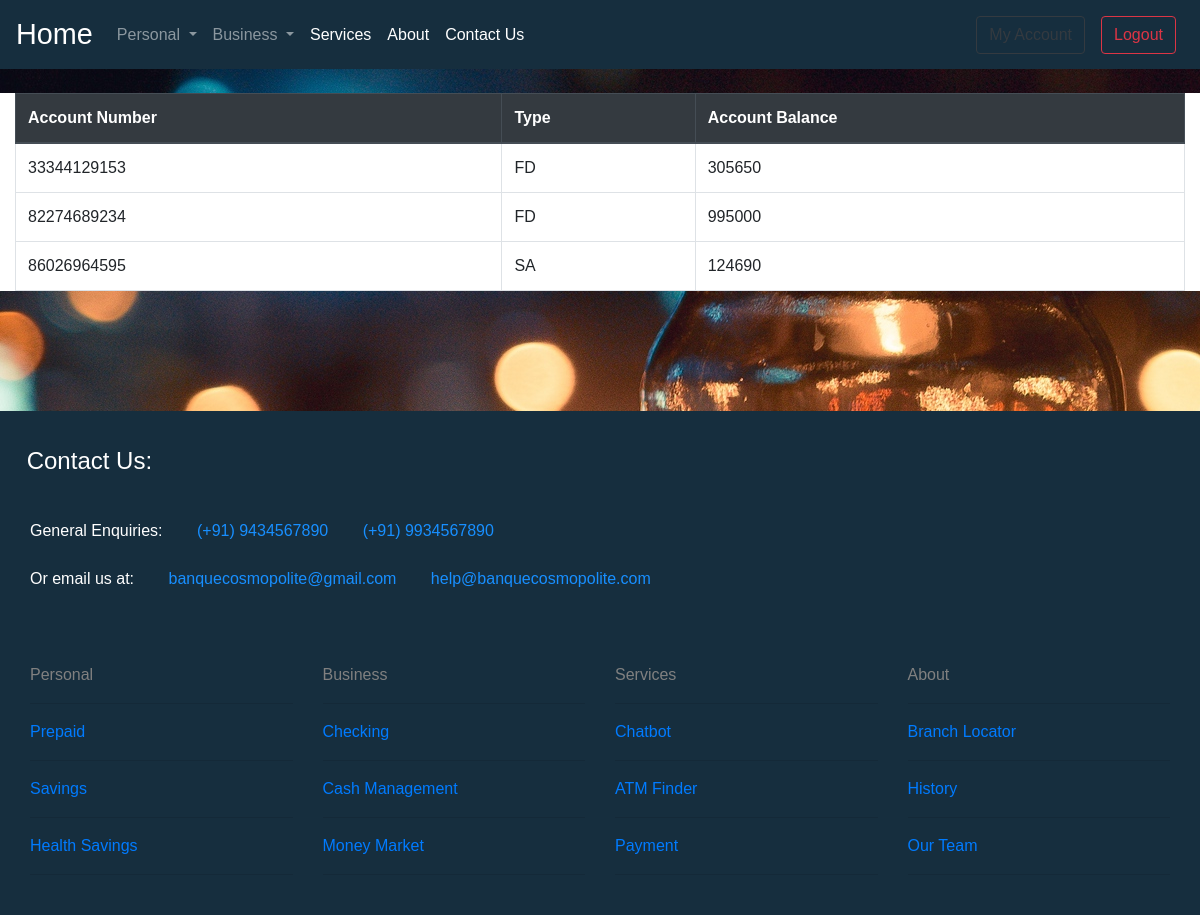
/accinfo/ (signed in), run on the app's committed database.
### main/models.py (models this page shows, shortened)
class Account(models.Model):
    acc_no = models.AutoField(primary_key=True)
    mother_branch = models.ForeignKey(Branch, on_delete=models.CASCADE)
    acc_type = models.ForeignKey(AccountType, on_delete=models.CASCADE)
    acc_balance = models.BigIntegerField()
    start_date = models.DateField()
    end_date = models.DateField()
    user_id = models.ForeignKey(BankUser, on_delete=models.CASCADE)
    def __str__(self):
        return str(self.acc_no)

class AccountType(models.Model):
    acc_types = (
        ('CA', 'Current Account'),
        ('SA', 'Savings Account'),
        ('RD', 'Reccuring Deposit'),
        ('FD', 'Fixed Deposit'),
        ('ZB', 'Zero Balance')
    )
    acc_type = models.CharField(
        primary_key=True, max_length=2, choices=acc_types
        )
    ca_min, sa_min, rd_min, fd_min, zb_min = 0, 1, 2, 3, 4
    minbal_types = (
        (ca_min, 'CA_min'),
        (sa_min, 'SA_min'),
        (rd_min, 'RD_min'),
        (fd_min, 'FD_min'),
        (zb_min, 'ZB_min')
    )
    minbal_type = models.IntegerField(unique=True, choices=minbal_types)
    ca_roi, sa_roi, rd_roi, fd_roi, zb_roi = 0, 1, 2, 3, 4
    roi_types = (
        (ca_roi, 'CA_roi'),
        (sa_roi, 'SA_roi'),
        (rd_roi, 'RD_roi'),
        (fd_roi, 'FD_roi'),
        (zb_roi, 'ZB_roi')
    )
    roi_type = models.DecimalField(
        unique=True, max_digits=5, decimal_places=2, choices=roi_types
        )
    def __str__(self):
        return str(self.acc_type)

### main/views.py (the view)
# urls.py: path('accinfo/', views.accinfo, name='accinfo'),
@login_required(login_url='/login/')
def accinfo(request):
    uname=request.user.username
    accinfo=Account.objects.filter(user_id__user__username=uname)
    print(accinfo)
    return render(request, 'myapp/AccInfo.html',{'accinfo':accinfo})

### main/templates/myapp/AccInfo.html
{% extends 'myapp/header_footer.html' %}
{% block content %}
   {% load static %}
   <link href="{% static 'stylesheets/Transaction_style.css' %}" rel='stylesheet'>
<br/>
<div class="container-fluid" style="background-color: white;;">
	<table class="table table-bordered table-hover table-responsive-xs">
	  <thead class="thead-dark">
	    <tr>
        <th scope="col">Account Number</th>
	      <th scope="col">Type</th>
        <th scope="col">Account Balance</th>
	    </tr>
	  </thead>
	  <tbody>
		  {% for i in accinfo %}
	    <tr>
	      <td>{{i.acc_no}}</td>
	      <td>{{i.acc_type}}</td>
        <td>{{i.acc_balance}}</td>
		</tr>
		{% endfor %}
	  </tbody>
	</table>
</div>
{% endblock %}

### main/static/stylesheets/Bank_style.css (style rules this page uses)
body { background: url('../img/bg.jpg') repeat; font-family: Arial; color:cornflowerblue }

### main/static/stylesheets/Transaction_style.css (style rules this page uses)
body { background: url('img/bg.jpg') no-repeat; font-family: Arial; color:cornflowerblue }

### data on the page
Account: acc_no "33344129153", acc_type "FD", acc_balance "305650"
Account: acc_no "82274689234", acc_type "FD", acc_balance "995000"
Account: acc_no "86026964595", acc_type "SA", acc_balance "124690"
